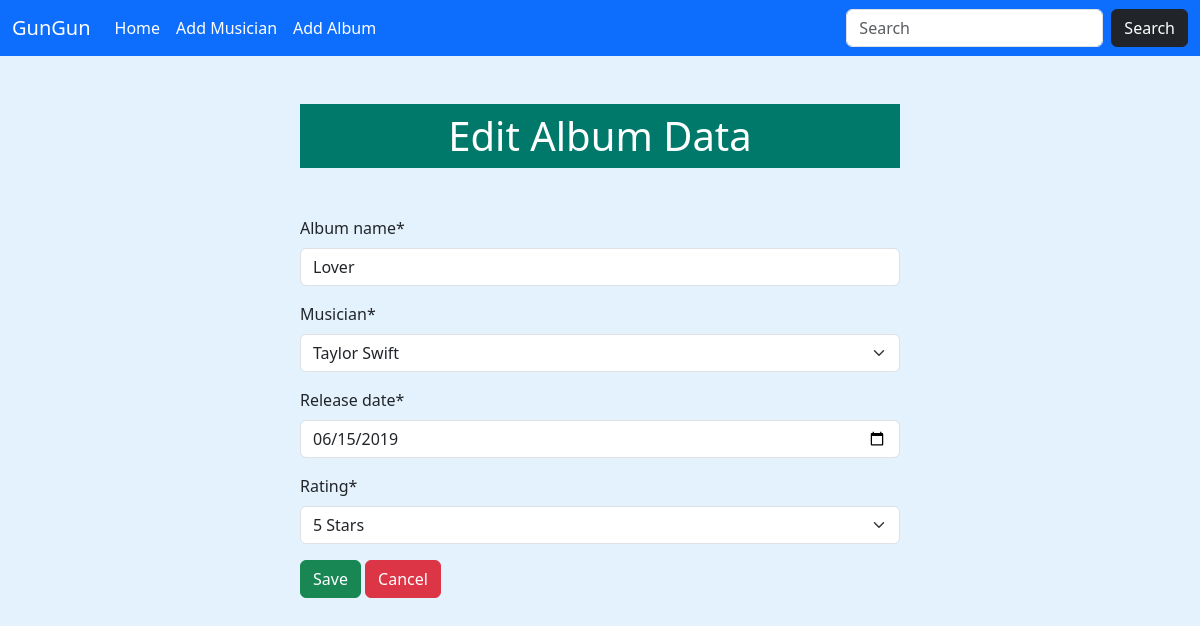
The page /album/edit/1 on the database its author committed.
### album/models.py (models this page shows, shortened)
class Album(models.Model):
    album_name = models.CharField(max_length=200)
    musician = models.ForeignKey(Musician, on_delete=models.CASCADE)
    release_date = models.DateField()
    rating = models.IntegerField(choices=RATING_CHOICES)

### album/views.py (the view)
# urls.py: path('edit/<int:id>', views.edit_data, name = 'edit_data'),
def edit_data(request, id):
    pi = Album.objects.get(pk = id)
    if request.method == "POST":
        form = AlbumForm(request.POST, instance = pi)
        if form.is_valid():
            form.save()
            return redirect('home')
    else:
        form = AlbumForm(instance = pi)
    return render(request, 'edit_album.html', {'form': form})

### album/forms.py
class AlbumForm(forms.ModelForm):
    class Meta:
        model = Album
        fields = '__all__'
        widgets = {
            'release_date': NumberInput(attrs={'type': 'date'}),
        }

### musician/models.py (called while the page is built)
    def __str__(self):
        return f"{self.first_name} {self.last_name}"

### album/templates/edit_album.html (shortened to what this page needs)
{% extends 'base.html' %}
{% load crispy_forms_tags %}
{% block content %}
<div  style = "width:50%; margin:auto">
    <h1 class = "text-center my-5 p-2 text-white" style ="background-color:  #00796b">Edit Album Data</h1>
    <form action="" method = "post" novalidate>
        {{form | crispy}}
        <input class = "btn btn-success" type="submit" value="Save">
        <a href="{% url 'home' %}" class="btn btn-danger">Cancel</a>
    </form>
</div>
{% endblock content %}

### templates/base.html (style rules this page uses)
body { background-color: #e3f2fd; }

### rows shown on the page
Album: album_name "Lover", musician "Taylor Swift", release_date "06/15/2019", rating "5 Stars"
